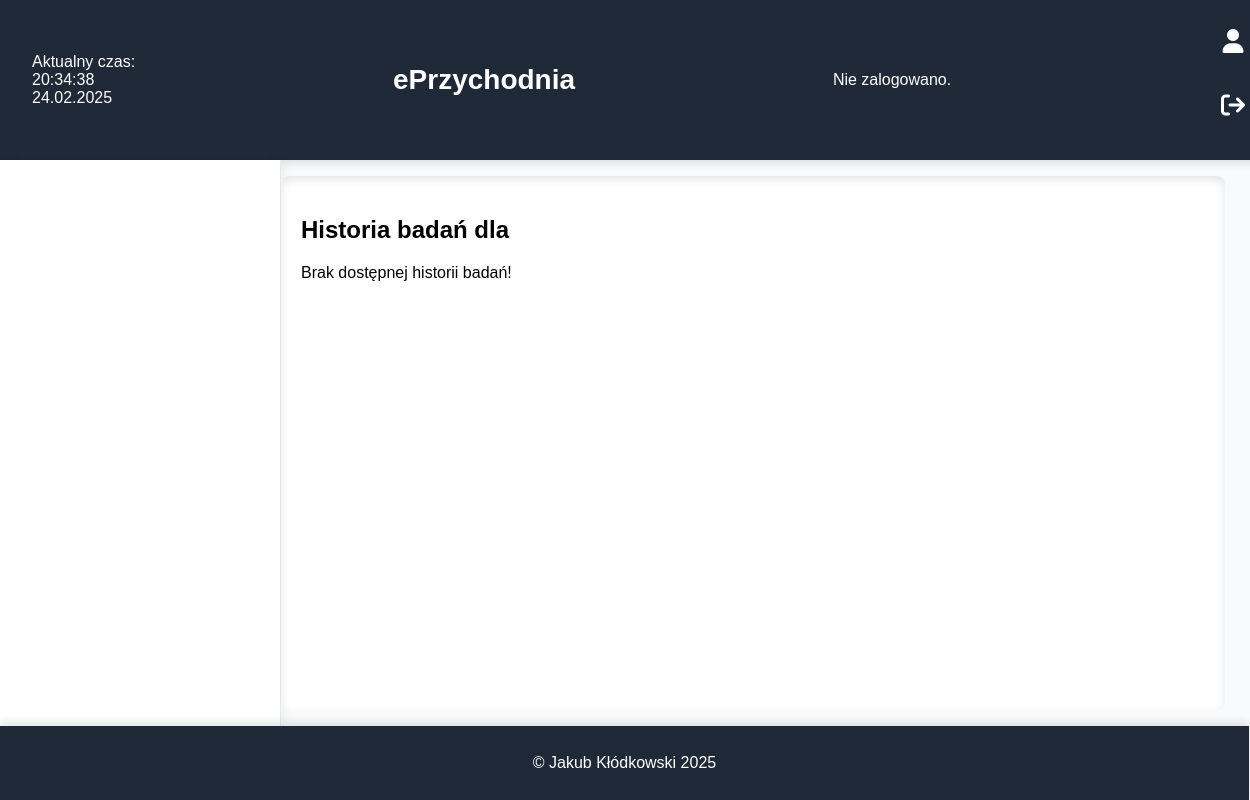
The page /historia.php on the database as committed earlier.
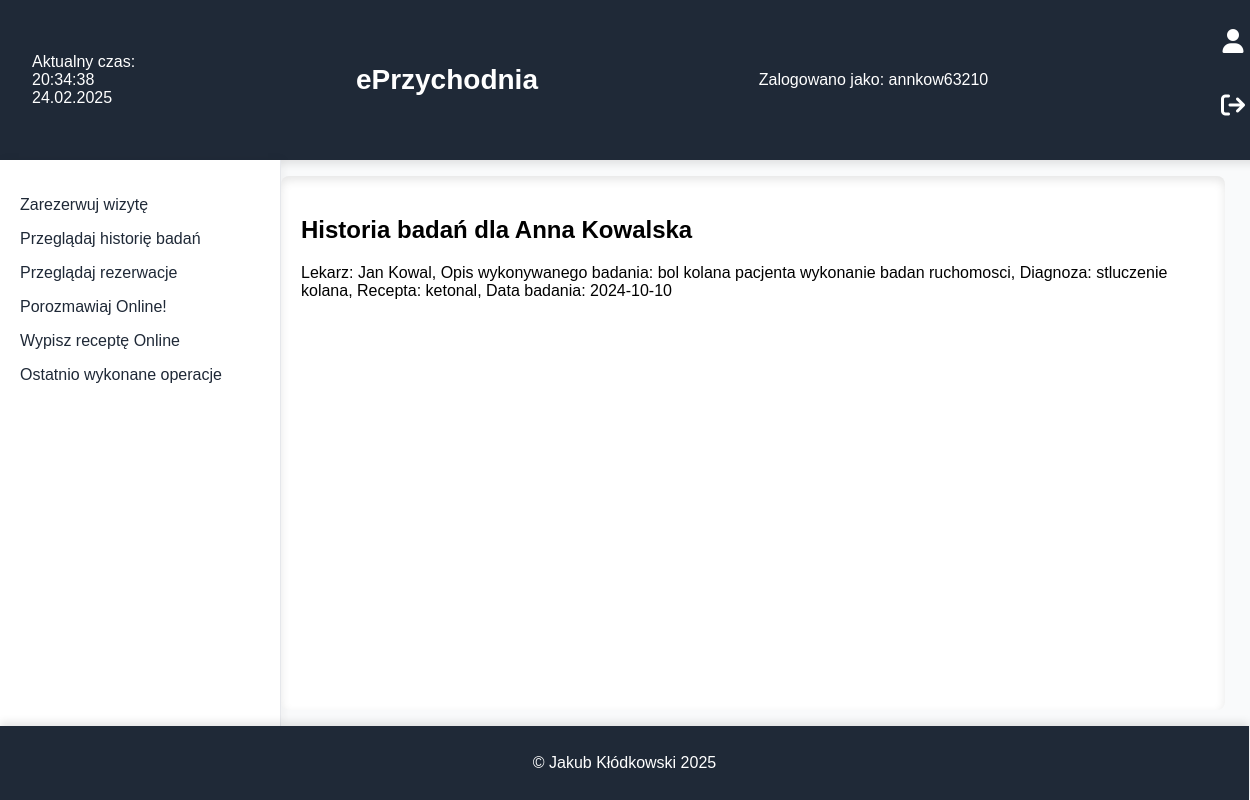
The same page on the database as committed later.
### tables this page shows
CREATE TABLE `zalogowani` (
  `login` char(11) DEFAULT NULL,
  `haslo` varchar(100) DEFAULT NULL,
  `kto` varchar(100) DEFAULT NULL
);

CREATE TABLE `pacjenci` (
  `id_pacjenta` int(10) UNSIGNED NOT NULL,
  `imie` varchar(100) DEFAULT NULL,
  `nazwisko` varchar(100) DEFAULT NULL,
  `ulica` varchar(100) DEFAULT NULL,
  `nr_domu` varchar(10) DEFAULT NULL,
  `kp` char(6) DEFAULT NULL,
  `miasto` varchar(100) DEFAULT NULL,
  `tel` char(9) DEFAULT NULL,
  `email` varchar(100) DEFAULT NULL,
  `PESEL` char(11) DEFAULT NULL,
  `login` char(11) DEFAULT NULL,
  `haslo` varchar(100) DEFAULT NULL
);

CREATE TABLE `badania` (
  `id_pacjenta` int(10) UNSIGNED DEFAULT NULL,
  `id_lekarza` int(10) UNSIGNED DEFAULT NULL,
  `opis_badania` text DEFAULT NULL,
  `diagnoza` text DEFAULT NULL,
  `recepta` text DEFAULT NULL,
  `data` date DEFAULT NULL
);

CREATE TABLE `pracownik` (
  `id_lekarza` int(10) UNSIGNED NOT NULL,
  `Imie` varchar(50) DEFAULT NULL,
  `Nazwisko` varchar(50) DEFAULT NULL,
  `Specjalizacja` varchar(100) DEFAULT NULL,
  `PWZ` varchar(100) DEFAULT NULL,
  `tel` char(9) DEFAULT NULL,
  `email` varchar(100) DEFAULT NULL,
  `stanowisko` varchar(100) NOT NULL,
  `login` char(9) DEFAULT NULL,
  `haslo` varchar(100) DEFAULT NULL
);

### historia.php (the view, shortened to what the changed rows need)
<!DOCTYPE html>
<html lang="pl">
<head>
    <link rel="stylesheet" href="https://cdnjs.cloudflare.com/ajax/libs/font-awesome/6.4.2/css/all.min.css">
    <link rel="stylesheet" href="style.css">
</head>
<body>
    <header>
    <div id="data"></div>
        <h1 class="text-xl font-bold text-center flex-1"><a href="index.php">ePrzychodnia</a></h1>
        <?php
            require 'wyswietl_logowanie.php';
        ?>
        <div>
<?php
    require 'wyswietl_navbar.php';
?>
        </nav>
        <main>
            <div class="index-content">
                <?php
                $connect = mysqli_connect("localhost", "root", "", "eprzychodnia");
                $query="select `login` from `zalogowani`";
                $result=mysqli_query($connect,$query);
                $row=mysqli_fetch_assoc($result);
                $login=$row['login'];
                $query0="select `imie`, `nazwisko` from `pacjenci` where `login`='".$login."';";
                $res0=mysqli_query($connect,$query0);
                $row=mysqli_fetch_assoc($res0);
                $imie=$row['imie'];
                $nazw=$row['nazwisko'];
                echo "<h2>Historia badań dla ".$imie." ".$nazw."</h2>";
                $query1="select `id_pacjenta` from `pacjenci` where `login`='".$login."';";
                $result1=mysqli_query($connect,$query1);
                $row1=mysqli_fetch_assoc($result1);
                $id=$row1['id_pacjenta'];
                $query2="select `imie`,`nazwisko`,`opis_badania`,`diagnoza`,`recepta`,`data` from `badania` inner join `pracownik` on `pracownik`.`id_lekarza`=`badania`.`id_lekarza` where `id_pacjenta`='".$id."';";
                $res2=mysqli_query($connect,$query2);
                $row2=mysqli_fetch_assoc($res2);
                if(mysqli_num_rows($res2)>0){
                    echo "Lekarz: ".$row2['imie']." ".$row2['nazwisko'].", Opis wykonywanego badania: ".$row2['opis_badania'].", Diagnoza: ".$row2['diagnoza'].", Recepta: ".$row2['recepta'].", Data badania: ".$row2['data']."<br><br>";
                }
                else{
                    echo "Brak dostępnej historii badań!";
                }
                ?>
        </main>
    </div>
    <footer>
        <p>&copy; Jakub Kłódkowski 2025</p>
    </footer>
</body>
</html>

### wyswietl_logowanie.php (shortened to what the changed rows need)
<?php
            $connect = mysqli_connect("localhost", "root", "", "eprzychodnia");
            $query0 = "SELECT `login` FROM `zalogowani` LIMIT 1";
            $result = mysqli_query($connect, $query0);
            if ($result && mysqli_num_rows($result) > 0) {
                $row = mysqli_fetch_assoc($result);
                $log = $row['login'];
                echo "Zalogowano jako: " . htmlspecialchars($log);
            } else {
                echo "Nie zalogowano.";
            }
        ?>

### wyswietl_navbar.php (shortened to what the changed rows need)
<?php
$connect = mysqli_connect("localhost", "root", "", "eprzychodnia");
$query1 = "SELECT `kto` FROM `zalogowani`";
$result1 = mysqli_query($connect, $query1);
if ($row = mysqli_fetch_assoc($result1)) {
    $kto = $row['kto'];
}
?>
    </header>
    <div style="display: flex; flex: 1;">
        <nav>
            <?php
                $connect = mysqli_connect("localhost", "root", "", "eprzychodnia");
                $query0="select * from `zalogowani`";
                $result0=mysqli_query($connect,$query0);
                if(mysqli_num_rows($result0)>0){
                    $query1 = "SELECT `kto` FROM `zalogowani`";
                    $result1 = mysqli_query($connect, $query1);
                    if ($row = mysqli_fetch_assoc($result1)) {
                        $kto = $row['kto'];
                    }
                    $query2="select * from `uprawnienia` where `stanowisko`='".$kto."'";
                    $result2=mysqli_query($connect,$query2);
                    if($row=mysqli_fetch_assoc($result2)){
                        $rezerwuj=$row['rezerwuj'];
                        $przegladaj_historie=$row['przegladaj_historie'];
                        if($rezerwuj==1){
                            echo "<p><a href='rezerwuj.php'>Zarezerwuj wizytę</a></p>";
                        }
                        if($przegladaj_historie==1){
                            echo "<p><a href='historia.php'>Przeglądaj historię badań</a></p>";
                        }
                        if($row['przegladaj_rezerwacje']==1){
                            echo "<p><a href='przegladaj_rezerwacje.php'>Przeglądaj rezerwacje</a></p>";
                        }
                        if($row['ewizyta']==1){
                            echo "<p><a href='chat.php'>Porozmawiaj Online!</a></p>";
                        }
                        if($row['napisz_recepte']==1){
                            echo "<p><a href='zamow_recepte.php'>Wypisz receptę Online</a></p>";
                        }
                        if($row['wyswietl_historie_7dni_pacjent']==1){
                            echo "<p><a href='7dni_pacjent.php'>Ostatnio wykonane operacje</a></p>";
                        }
                    }
                }
            ?>

Rows that differ between the two databases and show on the page:
added zalogowani: login "annkow63210"
now on this page (row unchanged): pacjenci: imie "Anna", nazwisko "Kowalska"
now on this page (row unchanged): badania: pracownik.Imie "Jan", pracownik.Nazwisko "Kowal", opis_badania "bol kolana pacjenta wykonanie badan ruchomosci", diagnoza "stluczenie kolana", recepta "ketonal", data "2024-10-10"
Other text that changed with them:
text no longer shown: "Nie zalogowano. Brak dostępnej historii badań!"
text now shown: "Zalogowano jako: Zarezerwuj wizytę Przeglądaj historię badań Przeglądaj rezerwacje Porozmawiaj Online! Wypisz receptę Online Ostatnio wykonane operacje Lekarz: , Opis wykonywanego badania: , Diagnoza: , Recepta: , Data badania:"
